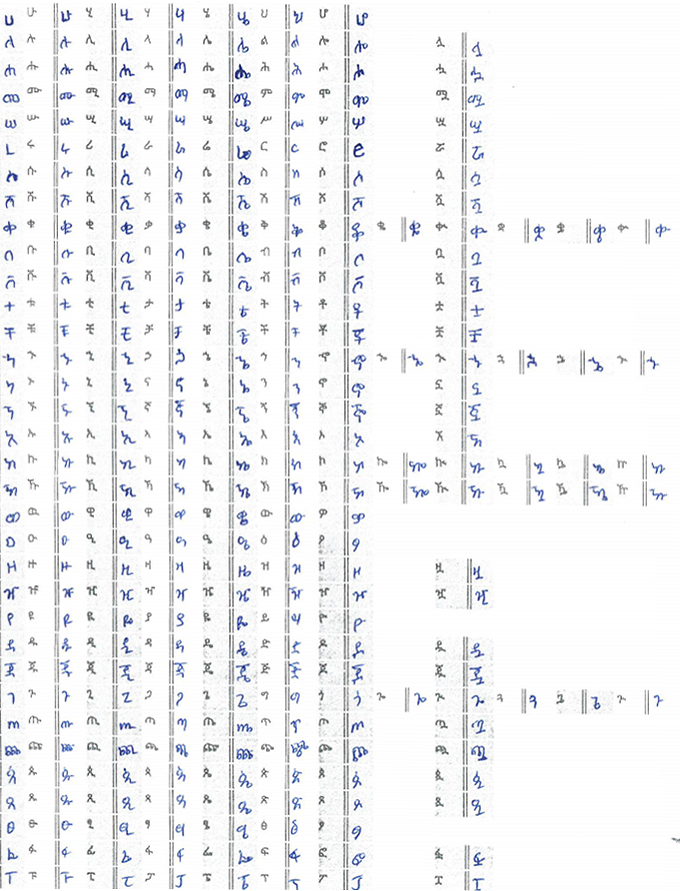
#> input picture datasetl/form 125.png, 680 x 891 px, found by its file name
$ jupyter execute 'preprocessing lab for Amharic OCR form 2-Backup.ipynb'
#> lines starting #> are read from the running program, lines starting #| are printed output that depends on the picture; after the words box and inside, x2 and y2 are one past the last pixel; in counts of white or black regions, pixels touching at a corner belong together
# Pre-Processing LAB

Steep 1: Library import and defination of Utility Methods

[cell 1]
# All Imports
import os
import glob
import PIL
import cv2
import numpy as np
from matplotlib import pyplot as plt
import random


#  All Utility Methods
def view(img):
#     img = cv2.cvtColor(img, cv2.COLOR_BGR2RGB)
    plt.imshow(img)
    plt.show()

def rand_col_box(image, initial, final, color_interval, tickness):
    # # this method draw and
    # get a copy of the image
    tmp = np.copy(image)
    # randomly Generate a color set
    red = random.randrange(0, 255, color_interval)
    green = random.randrange(0, 255, color_interval)
    blue = random.randrange(0, 255, color_interval)
    # draw box over it then return
    x,y = initial
    w,h = final
    return cv2.rectangle(tmp, (x,y), ((x+w),(y+h)), (red, green, blue), tickness)


# [20 lines left out: function contours_process, not called in this run]
        #Crop the image
        #image_name= "reslt/countur " + str(i+1) + ".png"
        #cv2.imwrite(image_name, cropped_contour)

def grayImg(image):
    # this method return gray version of the given image
    return cv2.cvtColor(image,cv2.COLOR_BGR2GRAY)


def get_file_name(arg):
    # # this method get all the file names of evry file in a given path or folder
    path = arg[0]
    files = glob.glob(path+'/'+ '*.*')
    size = len(files);
    if(arg[2]<size):
        if(arg[1]=='next'):
            file_data = files[arg[2]]
        elif(arg[1]=='priv'):
            file_data = files[arg[2]]
        else:
            return 'Error: Unknown command '+arg[1]+", use [next] or [priv] only",size

    else:
        return 'Error: out of range, only '+str(size)+" available",size
    # return array with 1 file name @ index 0  & total number of files @ index 1
    return file_data,size

def bounder(img, initial, final):
    # # This method make a nose removal and collor-full rectangular border
    # make it gray
    gray= grayImg(img)
    # geting the threshold
    ret, thresh = cv2.threshold(gray,0,255,cv2.THRESH_BINARY_INV+cv2.THRESH_OTSU)
    # noise removal
    kernel = np.ones((3,3),np.uint8)
    opening = cv2.morphologyEx(thresh,cv2.MORPH_OPEN,kernel, iterations = 2)
    # sure background area
    sure_bg = cv2.dilate(opening,kernel,iterations=3)
    # contours_process(sure_bg, img)

    return rand_col_box(img, initial, final, 30, 1)

def fidel(bet):
    # this method sort and prepare the geez table for standard use from unicode
    deqala1 = ['ቈ','ኈ','ኰ','ዀ','ጐ']
    deqala2 = ['ሏ','ሗ','ሟ','ሧ','ሯ','ሷ','ሿ','ቊ','ቧ','ቯ',
               'ቷ','ቿ','ኊ','ኗ','ኟ','ኧ','ኲ','ዂ','ዟ','ዧ',
               'ዷ','ጇ','ጒ','ጧ','ጯ','ጷ','ጿ','ፏ','ፗ']
    deqala3 =['ቋ','ኋ','ኳ','ዃ','ጓ']
    deqala4 = ['ቌ','ኌ','ኴ','ዄ','ጔ']
    deqala5 = ['ቍ','ኍ','ኵ','ዅ','ጕ']

    i=0;fidel = 4608;fideloch = []
    if bet==1: fidel = 4608
    elif bet==2: fidel = 4609
    elif bet==3: fidel = 4610
    elif bet==4: fidel = 4611
    elif bet==5: fidel = 4612
    elif bet==6: fidel = 4613
    elif bet==7: fidel = 4614
    elif bet==8:
        for word in deqala1: fideloch.append(word)
    elif bet==9:
        for word in deqala2: fideloch.append(word)
    elif bet==10:
        for word in deqala3: fideloch.append(word)
    elif bet==11:
        for word in deqala4: fideloch.append(word)
    elif bet==12:
        for word in deqala5: fideloch.append(word)

    if bet < 8:
        while i<34:
            fideloch.append(chr(fidel))
            if i==8: fidel = fidel+32
            elif i==13 or i==17 or i==24: fidel = fidel+16
            elif i==18: fidel = fidel+16
            elif i==26: fidel = fidel+24
            else: fidel = fidel+8
            i=i+1
    return fideloch

# Final Dataset Compiler [Pre-processor] Method

This method tune and compile 1 form in to a data set a a time

[cell 2]
# # Fetch file
file_name = 'datasetl/form 125.png'

# Declare a list variable witl all the geez laters in ot according to our form standard
fidels = []
for index in range(1,13):
    fidels.append(fidel(index))

# fixed standard height and Width value of form pre-processor
h_w = [[25,890], [25,890], [25,890], [25,890], [25,890], [25,890], [25,890],# from geez to sabe
       [25,25], [25,25], [25,25], [25,25], [25,25],  # 1st column of diqala qalat
       [25,480], [25,50], [25,175], [25,50], # 2nd column of diqala qalat
       [25,25], [25,25], [25,25], [25,25], [25,25],  # 3rd column of diqala qalat
       [25,25], [25,25], [25,25], [25,25], [25,25],  # 4th column of diqala qalat
       [25,25], [25,25], [25,25], [25,25], [25,25]]  # 5th column of diqala qalat

# Adjustable x-y coordinate value of form pre-processor Column
x_y = [[3,0], [60,0], [119,0], [175,0], [234,0], [289,0], [350,0],# from geez to sabe
       [405,217], [405,348], [408,453], [411,480], [411,688], # 1st column of diqala qalat
       [468,31], [473,558], [468,640], [468,840],  # 2nd column of diqala qalat
       [531,217], [526,348], [532,453], [532,480], [528,688],  # 3rd column of diqala qalat
       [590,217], [586,348], [586,453], [586,480], [588,688],  # 4th column of diqala qalat
       [650,217], [646,348], [649,453], [649,480], [648,688]]  # 5th column of diqala qalat

# Adjustable y coordinate value of each later from selected Column of the form pre-processor
           #  ሀ1 ለ2  ሐ3  መ4   ሰ5  ረ6   ሰ7   ሸ8   ቀ9   በ10
initial = [0, 0, 25, 50, 75, 100, 125, 150, 175, 200, 225,
           #ቨ11 ተ12  ቸ13  ኀ14  ነ15  ኘ16  አ17  ከ18  ኸ19  ወ20
           250, 275, 300, 325, 350, 375, 400, 425, 450, 475,
           #ዐ21 ዘ22  ዠ23  የ24  ደ25  ጀ26  ገ27  ጠ28  ጨ29 ጰ30
           500, 525, 550, 575, 600, 625, 650, 675, 700, 725,
           #ጸ31 ፀ32  ፈ33  ፐ34
           750, 775, 800, 825]  # 5th column of diqala qalat
# initiate segmentation row pading valuse

index = 1; dynamic_pad=0; constant_pad = 2;

while index < len(initial):
    if index==2:
        dynamic_pad=0
    elif index==6:
        dynamic_pad=6
    initial[index] = initial[index]+dynamic_pad+constant_pad
    index=index+1

while True:
    imx = cv2.imread(file_name)
#> imx is the input picture: shape (891, 680, 3); mean B, G, R 244.5, 242.9, 242.3
    i=0
    while i < len(x_y):
        imx = bounder(imx, x_y[i], h_w[i])
        if h_w[i][1]==890:
            x=0
            while x < 34:
                imx = bounder(imx, [x_y[i][0],initial[x+1]+x], [25,25])
                x=x+1
        i=i+1
#> this loop made 31 passes
#> pass 1, in bounder, `ret, thresh = cv2.threshold(gray,0,255,cv2.THRESH_BINARY_INV+cv2.THRES..`:
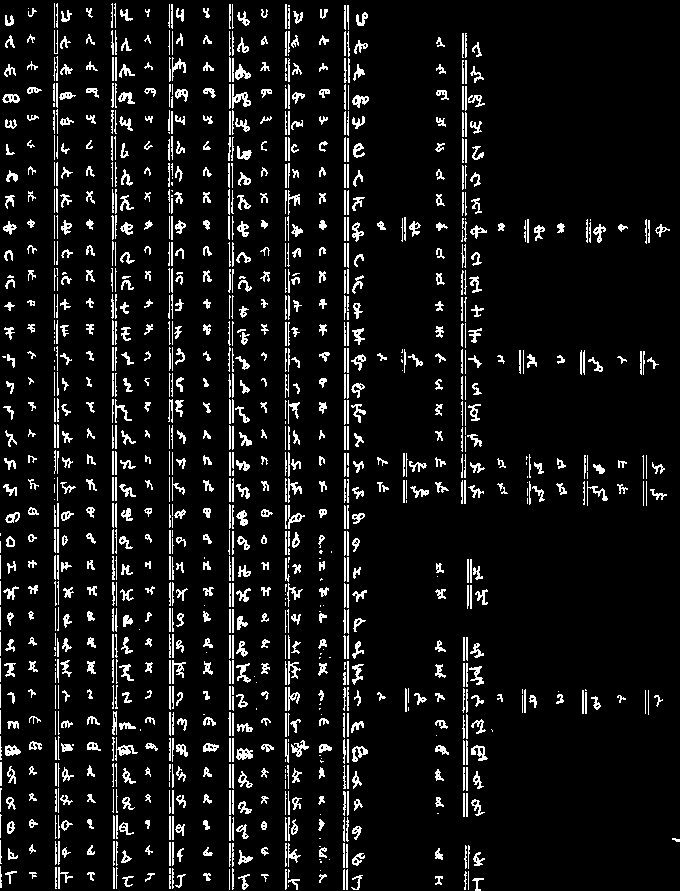
#> thresh: shape (891, 680); 8.3% white in thin lines or dots
#> pass 1, in bounder, `sure_bg = cv2.dilate(opening,kernel,iterations=3)`:
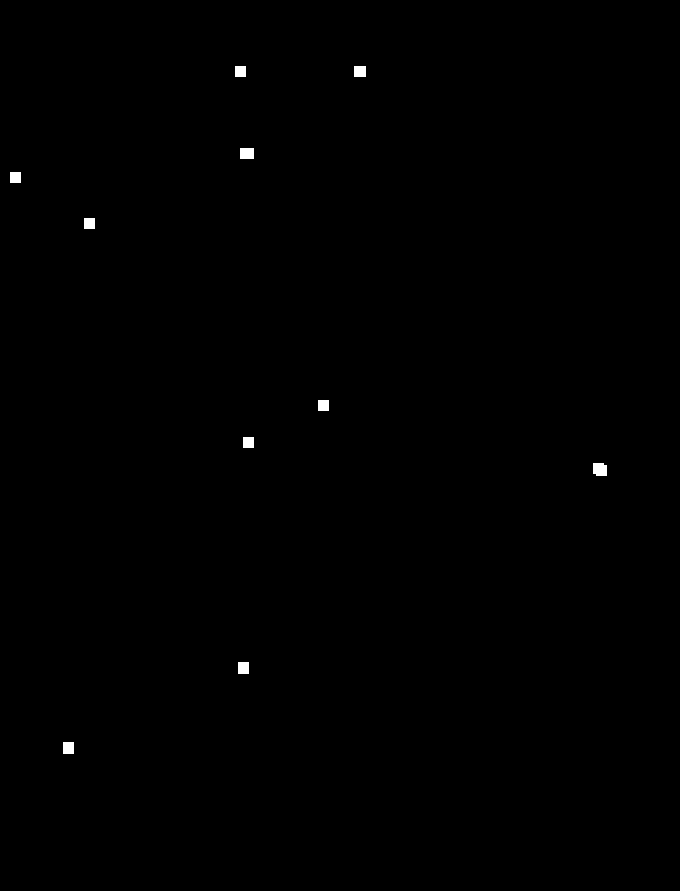
#> sure_bg: shape (891, 680); 0.22% white; 10 white regions, largest, box (x1, y1, x2, y2) and area: (593, 463, 607, 476) 170, (240, 148, 254, 159) 154, (354, 66, 366, 77) 132
    imx = cv2.resize(imx,(500,700))
#> imx: shape (700, 500, 3)
    cv2.imshow('1', imx)

    if cv2.waitKey(1) & 0xFF == ord('x'):
#> (key x is pressed here)
        imx = cv2.imread(file_name)
        i=0
        while i < len(x_y):
            if h_w[i][1]==890:
                x=0
                while x < 34:
                    cv2.destroyAllWindows()
                    imx = cv2.imread(file_name)
                    # this section took me 5 hours to implemnt and it crop out our ROI
                    ROI = imx[initial[x]+x:initial[x]+x+25, x_y[i][0]:x_y[i][0]+25]
                    view(ROI)
                    x=x+1
            i=i+1
        imx = cv2.resize(imx,(500,700))
        cv2.imshow('Form', imx)
        # close the privious window
        cv2.destroyAllWindows()
        break

    if cv2.waitKey(1) & 0xFF == ord('q'):
        # Report or log intetion of method
        print('quitting')
        # close the privious window
        cv2.destroyAllWindows()
        # close the program
        break

[cell 3]
path = 'datasetl'
data = get_file_name([path,'next',1])

x_y = [[2,0], [58,0], [118,0], [174,0], [232,0], [290,0], [348,0],# from geez to sabe
       [405,217], [405,348], [408,453], [411,688], # 1st column of diqala qalat
       [468,31], [473,558], [468,640], [468,840],  # 2nd column of diqala qalat
       [531,217], [526,348], [532,453], [528,688],  # 3rd column of diqala qalat
       [590,217], [586,348], [589,453], [588,688],  # 4th column of diqala qalat
       [650,217], [646,348], [649,453], [648,688]]  # 5th column of diqala qalat


h_w = [[25,890], [25,890], [25,890], [25,890], [25,890], [25,890], [25,890],# from geez to sabe
       [25,25], [25,25], [25,50], [25,25],  # 1st column of diqala qalat
       [25,480], [25,50], [25,175], [25,50], # 2nd column of diqala qalat
       [25,25], [25,25], [25,50], [25,25],  # 3rd column of diqala qalat
       [25,25], [25,25], [25,50], [25,25],  # 4th column of diqala qalat
       [25,25], [25,25], [25,50], [25,25]]  # 5th column of diqala qalat

n=0

while True:
    imx = cv2.imread(data[0])
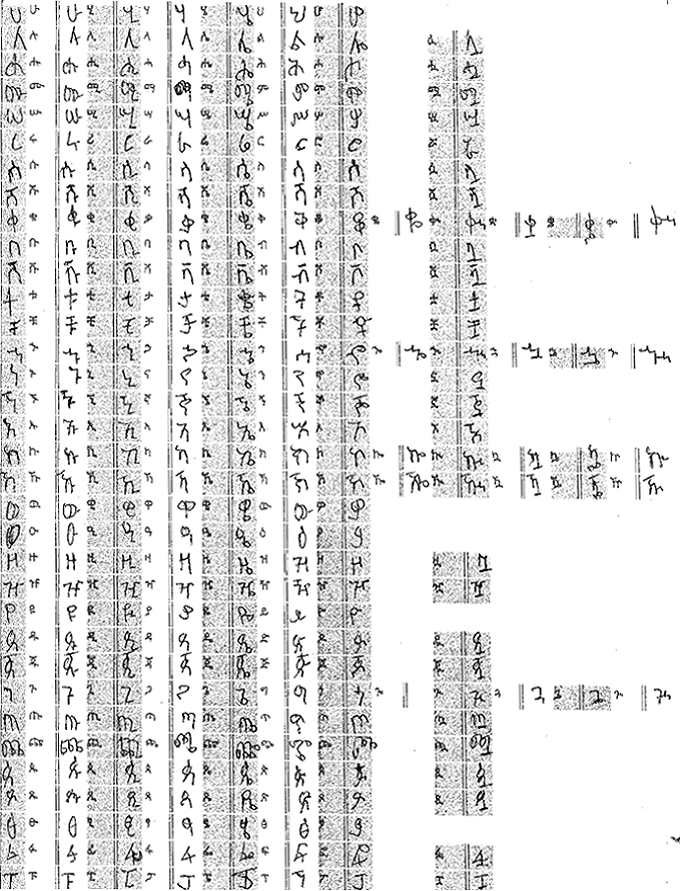
#> input picture datasetl/form 124.png, 680 x 891 px
#> imx is the input picture: shape (891, 680, 3); min 0, max 255, mean 227.8
    i=0
    max_v = (data[1]-1)
    while i < len(x_y):
        #imx = bounder(imx, x_y[i], h_w[i])
        if h_w[i][1]==890:
            x=0
            while x < 34:
                progres=0
                if x > 0 and x<2:
                    progres=(25*x)
                    imx = bounder(imx, [x_y[i][0],(25*x)], [25,25])
                elif x > 2 and x<4:
                    num=30
                    if progres < (num*x):
                        progres=(num*x)
                        imx = bounder(imx, [x_y[i][0],(num*x)], [25,25])
                    else:
                        progres=(25*x)
                        imx = bounder(imx, [x_y[i][0],progres], [25,25])

                else:
                    imx = bounder(imx, [x_y[i][0],(25*x)], [25,25])
                x=x+1
        i=i+1

    h,w,c = imx.shape
    imx = cv2.resize(imx,(500,700))
#> imx: shape (700, 500, 3)
    cv2.imshow('box', imx)

    if cv2.waitKey(1) & 0xFF == ord('q'):
        # Report or log intetion of method
#> (key x is pressed here)
        print('quitting')
        # close the privious window
        cv2.destroyAllWindows()
        # close the program
        break

    elif cv2.waitKey(1) & 0xFF == ord('6'):
#> (key x is pressed here)
        data = get_file_name([path,'next',n])
        # report or log the variable values and method intended action
        print('moving to next image',str(n),data[0])
        imx = cv2.imread(data[0])
        while i < len(x_y):
            imx = bounder(imx, x_y[i], h_w[i])
            if h_w[i][1]==890:
                x=0;
                while x < 34:
                    imx = bounder(imx, [x_y[i][0],(30*x)], [25,25])
                    x=x+1
            i=i+1
        h,w,c = imx.shape
        imx = cv2.resize(imx,(500,700))
        cv2.imshow('box', imx)
        if n==(max_v):
            n=0
        else:
            n=n+1
        # close the privious window
        cv2.destroyAllWindows()

    elif cv2.waitKey(1) & 0xFF == ord('4'):
#> (key x is pressed here)
        data = get_file_name([path,'priv',n])
        # report or log the variable values and method intended action
        print('moving to privious image',str(n),data[0])
        imx = cv2.imread(data[0])
        while i < len(x_y):
            imx = bounder(imx, x_y[i], h_w[i])
            if h_w[i][1]==890:
                x=0;
                while x < 34:
                    imx = bounder(imx, [x_y[i][0],(30*x)], [25,25])
                    x=x+1
            i=i+1
        h,w,c = imx.shape
        imx = cv2.resize(imx,(500,700))
        cv2.imshow('box', imx)
        if n==0:
            n=max_v
        else:
            n=n-1
        # close the privious window
        cv2.destroyAllWindows()


# [5 lines of commented-out code are left out]

# Backup of Version 2

[cell 4]
path = 'datasetl'
data = get_file_name([path,'next',1])

# fixed standard height and Width value of form pre-processor
h_w = [[25,890], [25,890], [25,890], [25,890], [25,890], [25,890], [25,890],# from geez to sabe
       [25,25], [25,25], [25,25], [25,25], [25,25],  # 1st column of diqala qalat
       [25,480], [25,50], [25,175], [25,50], # 2nd column of diqala qalat
       [25,25], [25,25], [25,25], [25,25], [25,25],  # 3rd column of diqala qalat
       [25,25], [25,25], [25,25], [25,25], [25,25],  # 4th column of diqala qalat
       [25,25], [25,25], [25,25], [25,25], [25,25]]  # 5th column of diqala qalat

# Adjustable x-y coordinate value of form pre-processor Column
x_y = [[2,0], [58,0], [118,0], [174,0], [232,0], [290,0], [348,0],# from geez to sabe
       [405,217], [405,348], [408,453], [411,480], [411,688], # 1st column of diqala qalat
       [468,31], [473,558], [468,640], [468,840],  # 2nd column of diqala qalat
       [531,217], [526,348], [532,453], [532,480], [528,688],  # 3rd column of diqala qalat
       [590,217], [586,348], [586,453], [586,480], [588,688],  # 4th column of diqala qalat
       [650,217], [646,348], [649,453], [649,480], [648,688]]  # 5th column of diqala qalat

# Adjustable y coordinate value of each later from selected Column of the form pre-processor
           #  ሀ1 ለ2  ሐ3  መ4   ሰ5  ረ6   ሰ7   ሸ8   ቀ9   በ10
initial = [0, 0, 25, 50, 75, 100, 125, 150, 175, 200, 225,
           #ቨ11 ተ12  ቸ13  ኀ14  ነ15  ኘ16  አ17  ከ18  ኸ19  ወ20
           250, 275, 300, 325, 350, 375, 400, 425, 450, 475,
           #ዐ21 ዘ22  ዠ23  የ24  ደ25  ጀ26  ገ27  ጠ28  ጨ29 ጰ30
           500, 525, 550, 575, 600, 625, 650, 675, 700, 725,
           #ጸ31 ፀ32  ፈ33  ፐ34
           750, 775, 800, 825]  # 5th column of diqala qalat


# initiate segmentation row pading valuse

index = 1; dynamic_pad=0; constant_pad = 2;

while index < len(initial):
    if index==2:
        dynamic_pad=0
    elif index==6:
        dynamic_pad=10

    initial[index] = initial[index]+dynamic_pad+constant_pad
    index=index+1


# initiate file name index
n=0

while True:
    imx = cv2.imread(data[0])
    i=0
    # max number of files in the selected directory
    max_v = (data[1]-1)

    while i < len(x_y):
        imx = bounder(imx, x_y[i], h_w[i])
        if h_w[i][1]==890:
            x=0
            while x < 34:
                imx = bounder(imx, [x_y[i][0],initial[x+1]+x], [25,25])
                x=x+1
        i=i+1
#> this loop made 31 passes
#> pass 1, in bounder (call 747), `ret, thresh = cv2.threshold(gray,0,255,cv2.THRESH_BINARY_INV+cv2.THRES..`:
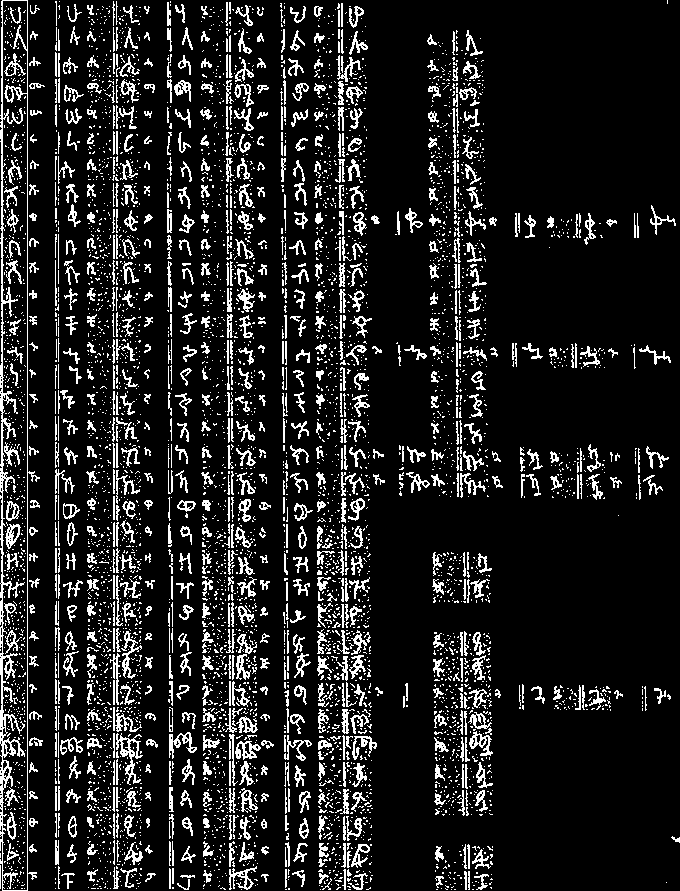
#> thresh: shape (891, 680); 12.8% white in thin lines or dots
    imx = cv2.resize(imx,(500,700))
#> imx: shape (700, 500, 3)
    cv2.imshow('box', imx)

    if cv2.waitKey(1) & 0xFF == ord('6'):
#> (key x is pressed here)
        data = get_file_name([path,'next',n])
        # report or log the variable values and method intended action
        print('moving to next image',str(n),data[0])
        imx = cv2.imread(data[0])
        while i < len(x_y):
            #imx = bounder(imx, x_y[i], h_w[i])
            if h_w[i][1]==890:
                x=0
                while x < 34:
                    imx = bounder(imx, [x_y[i][0],initial[x]+x], [25,25])
                    x=x+1
            i=i+1
        h,w,c = imx.shape
        imx = cv2.resize(imx,(500,700))
        cv2.imshow('box', imx)
        if n==(max_v):
            n=0
        else:
            n=n+1
        # close the privious window
        cv2.destroyAllWindows()

    if cv2.waitKey(1) & 0xFF == ord('q'):
        # Report or log intetion of method
#> (key x is pressed here)
        print('quitting')
        # close the privious window
        cv2.destroyAllWindows()
        # close the program
        break

    if cv2.waitKey(1) & 0xFF == ord('4'):
#> (key x is pressed here)
        data = get_file_name([path,'priv',n])
        # report or log the variable values and method intended action
        print('moving to privious image',str(n),data[0])
        imx = cv2.imread(data[0])
        while i < len(x_y):
            #imx = bounder(imx, x_y[i], h_w[i])
            if h_w[i][1]==890:
                x=0
                while x < 34:
                    imx = bounder(imx, [x_y[i][0],initial[x]+x], [25,25])
                    x=x+1
            i=i+1
        h,w,c = imx.shape
        imx = cv2.resize(imx,(500,700))
        cv2.imshow('box', imx)
        if n==0:
            n=max_v
        else:
            n=n-1
        # close the privious window
        cv2.destroyAllWindows()

    if cv2.waitKey(1) & 0xFF == ord('x'):
        # Report or log intetion of method
#> (key x is pressed here)
        print('Croping')
        # [10 lines of commented-out code are left out]
        cv2.destroyAllWindows()
        imx= imx[30:500, 20:250]
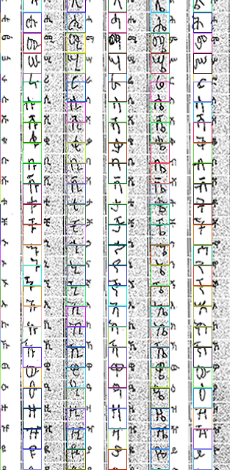
#> imx: shape (470, 230, 3); mean B, G, R 213.5, 213.6, 212.6
        imx = cv2.resize(imx,(500,700))
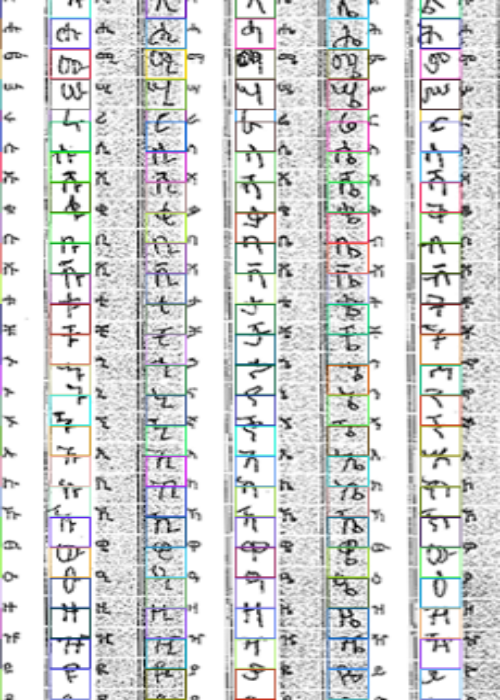
#> imx: shape (700, 500, 3); mean B, G, R 213.3, 213.5, 212.4
        cv2.imshow('test', imx)
        #cropped_contour = cv2.resize(cropped_contour, (0,0), None, 0.7, 0.7)

        # Report or log final intetion of method
        print('All Croped! Look directory - datasetf/')

# cv2.imshow('box', cropped_contour)
# cv2.waitKey(0)
# cv2.destroyAllWindows()
